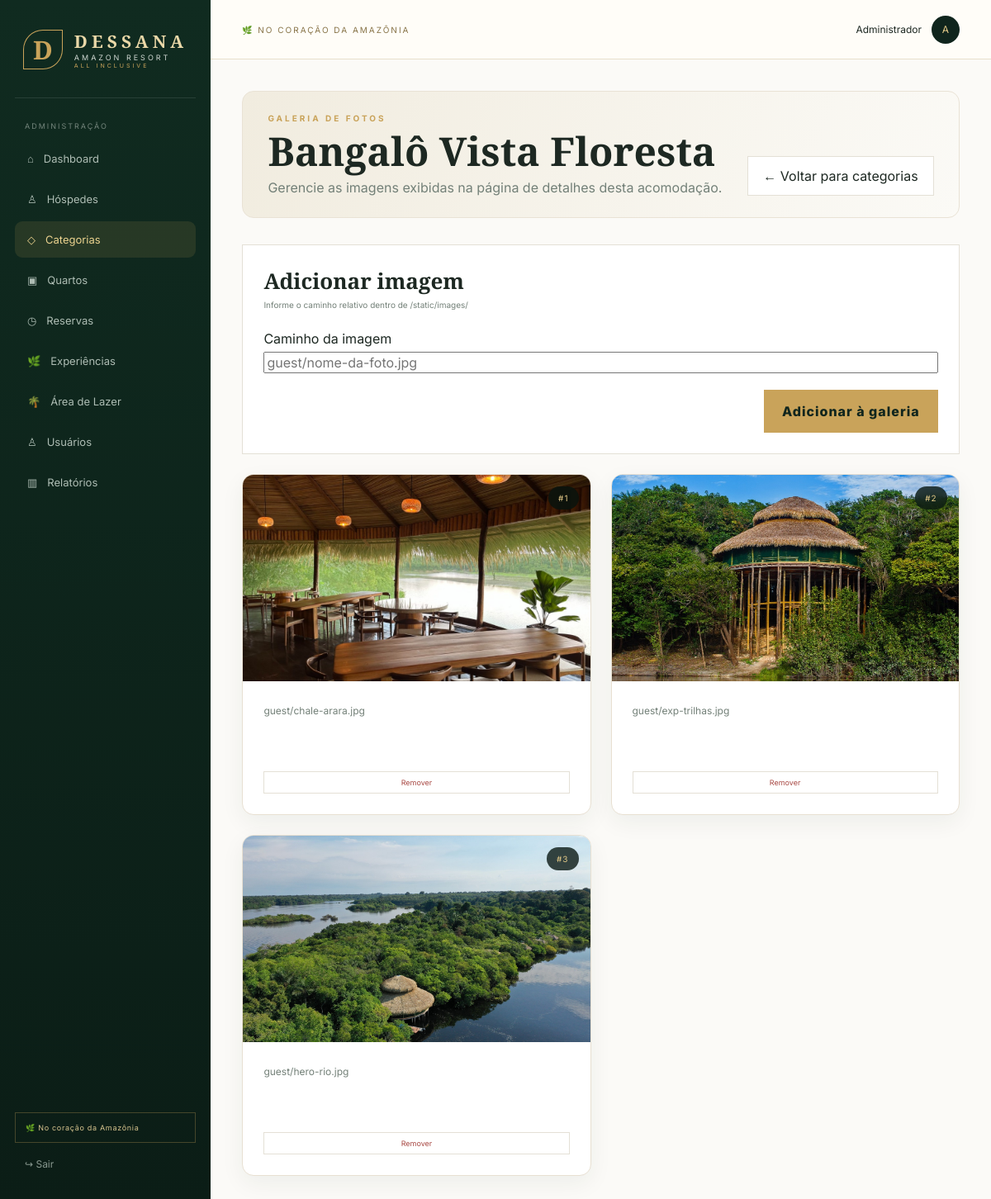
The page /categorias/2/imagens (signed in) on the database its author committed.
### tables this page shows
CREATE TABLE categorias (
    id INTEGER PRIMARY KEY AUTOINCREMENT,
    nome TEXT NOT NULL,
    descricao TEXT,
    capacidade INTEGER NOT NULL DEFAULT 1,
    valor_diaria REAL NOT NULL DEFAULT 0,
    imagem TEXT,
    comodidades TEXT,
    metragem TEXT,
    criado_em TEXT NOT NULL DEFAULT CURRENT_TIMESTAMP
);

CREATE TABLE quarto_imagens (
    id INTEGER PRIMARY KEY AUTOINCREMENT,
    categoria_id INTEGER NOT NULL,
    url TEXT NOT NULL,
    ordem INTEGER NOT NULL DEFAULT 0,
    FOREIGN KEY (categoria_id) REFERENCES categorias(id)
);

### app.py (the view)
@app.route("/categorias/<int:id>/imagens")
@admin_required
def categoria_imagens(id):
    conn = get_db()
    categoria = conn.execute("SELECT * FROM categorias WHERE id = ?", (id,)).fetchone()
    if not categoria:
        conn.close()
        flash("Categoria não encontrada.", "danger")
        return redirect(url_for("categorias"))
    imagens = conn.execute(
        "SELECT * FROM quarto_imagens WHERE categoria_id = ? ORDER BY ordem, id", (id,)
    ).fetchall()
    conn.close()
    return render_template("categoria_imagens.html", categoria=categoria, imagens=imagens)

### app.py (called while the page is built)
def get_db():
    conn = sqlite3.connect(DB_PATH)
    conn.row_factory = sqlite3.Row
    conn.execute("PRAGMA foreign_keys = ON")
    return conn

def admin_required(view):
    @wraps(view)
    def wrapped(*args, **kwargs):
        if "user_id" not in session or session.get("tipo") != "admin":
            return redirect(url_for("login"))
        return view(*args, **kwargs)
    return wrapped

### templates/categoria_imagens.html (shortened to what this page needs)
{% extends "base.html" %}
{% block content %}
<div class="page-heading">
  <div><div class="eyebrow">GALERIA DE FOTOS</div><h1>{{ categoria.nome }}</h1><p>Gerencie as imagens exibidas na página de detalhes desta acomodação.</p></div>
  <a href="{{ url_for('categorias') }}" class="secondary-btn small">← Voltar para categorias</a>
</div>
<div class="panel">
  <div class="panel-head"><div><h3>Adicionar imagem</h3><p>Informe o caminho relativo dentro de /static/images/</p></div></div>
  <form method="post" action="{{ url_for('salvar_categoria_imagem', id=categoria.id) }}" class="form-grid">
    <div class="full"><label>Caminho da imagem</label><input name="url" placeholder="guest/nome-da-foto.jpg" required></div>
    <div class="full form-actions"><button class="primary-btn">Adicionar à galeria</button></div>
  </form>
</div>
<div class="photo-cards-grid" style="margin-top:24px;">
  {% for img in imagens %}
  <div class="photo-card">
    <div class="photo-card-img" style="background-image:url('{{ url_for('static', filename='images/' ~ img.url) }}');">
      <span class="photo-card-tag">#{{ loop.index }}</span>
    </div>
    <div class="photo-card-body">
      <p style="word-break:break-all;">{{ img.url }}</p>
      <form method="post" action="{{ url_for('excluir_categoria_imagem', img_id=img.id) }}" onsubmit="return confirm('Remover esta imagem da galeria?')" style="margin-top:auto;">
        <button class="icon-btn danger" style="width:100%;">Remover</button>
      </form>
    </div>
  </div>
  {% else %}
  <div class="empty">Nenhuma imagem cadastrada para esta acomodação ainda.</div>
  {% endfor %}
</div>
{% endblock %}

### static/css/style.css (style rules this page uses)
:root { --forest:#10251d;--forest2:#17372b;--gold:#c9a35a;--gold2:#e3c987;--cream:#f6f1e7; --paper:#fbfaf7;--ink:#1d2822;--muted:#738078;--line:#e4e0d6;--white:#fff;--danger:#a94b46; }
* { box-sizing:border-box }
body { margin:0;background:var(--paper);color:var(--ink);font-family:Inter,Arial,sans-serif }
a { text-decoration:none;color:inherit }
button,input,select,textarea { font:inherit }
.eyebrow { color:var(--gold);font-size:10px;font-weight:700;letter-spacing:3px }
.gold-btn,.primary-btn { background:var(--gold);border:0;color:var(--forest);font-weight:800;letter-spacing:1px;padding:16px 22px;display:inline-flex;gap:25px;align-items:center;cursor:pointer }
.page-heading { display:flex;align-items:flex-end;justify-content:space-between;margin-bottom:32px }
.page-heading h1 { font:600 53px/.9 "Cormorant Garamond";margin:10px 0 }
.page-heading p { color:var(--muted);margin:0 }
.secondary-btn { padding:13px 18px;background:#fff;border:1px solid var(--line);cursor:pointer }
.panel { background:#fff;border:1px solid var(--line);padding:25px }
.panel-head { display:flex;justify-content:space-between;align-items:flex-start;margin-bottom:20px }
.panel h3 { font:600 26px "Cormorant Garamond";margin:0 }
.panel-head p { font-size:10px;color:var(--muted);margin:5px 0 }
.tiny-btn,.icon-btn { border:1px solid var(--line);background:#fff;padding:7px 9px;font-size:9px;cursor:pointer }
.icon-btn.danger { color:var(--danger) }
.form-grid { display:grid;grid-template-columns:1fr 1fr;gap:5px 15px }
.form-grid>div { display:grid;gap:6px }
.form-grid .full { grid-column:1/-1 }
.form-actions { display:flex!important;justify-content:flex-end;flex-direction:row;gap:10px;margin-top:15px }
.photo-cards-grid { display:grid;grid-template-columns:repeat(3,1fr);gap:20px }
.photo-card { background:#fff;border:1px solid var(--line);overflow:hidden;display:flex;flex-direction:column }
.photo-card-img { height:190px;background-size:cover;background-position:center;position:relative;display:flex;align-items:flex-start;justify-content:flex-end;padding:14px }
.photo-card-tag { background:rgba(6,20,15,.78);color:var(--gold2);font-size:9px;letter-spacing:1px;padding:7px 11px;border-radius:20px }
.photo-card-body { padding:22px;display:flex;flex-direction:column;flex:1 }
.photo-card-body p { font-size:11px;color:var(--muted);line-height:1.7;margin:0 0 14px;min-height:38px }
.photo-cards-grid { align-items:stretch;gap:22px }
.photo-card { border-radius:9px;box-shadow:0 7px 24px rgba(16,37,29,.045);transition:transform .22s,box-shadow .22s,border-color .22s }
.photo-card-img { height:220px;background-position:center;transition:background-size .3s }
.photo-card-tag { font-size:10px;padding:8px 12px;backdrop-filter:blur(8px) }
.photo-card-body { padding:24px;gap:0 }
.photo-card-body p { font-size:12px;line-height:1.8;min-height:60px }
.content:has(.guest-hero) .page-heading h1, .content:has(.photo-cards-grid) .page-heading h1 { font-size:clamp(40px,4vw,55px); line-height:1; }
.content:has(.photo-cards-grid) .page-heading { padding:26px 30px; border-radius:14px; background:linear-gradient(110deg,#f1ecdf,#fbfaf6); border:1px solid #e9e2d5; }
.photo-cards-grid { grid-template-columns:repeat(auto-fit,minmax(280px,1fr)); gap:24px; }
.photo-card { border:1px solid #e8e0d2; border-radius:14px; box-shadow:0 9px 28px rgba(23,45,33,.06); }
.photo-card-img { height:250px; }
.photo-card-body { padding:25px; }
.photo-card-body p { min-height:70px; }

### rows shown on the page
categorias: nome "Bangalô Vista Floresta"
quarto_imagens: url (picture), url "guest/chale-arara.jpg"
quarto_imagens: url (picture), url "guest/exp-trilhas.jpg"
quarto_imagens: url (picture), url "guest/hero-rio.jpg"

### other values the page prints
{{ session.get('user_name') }} "Administrador"
{{ session.get('user_name','A')[0] }} "A"
